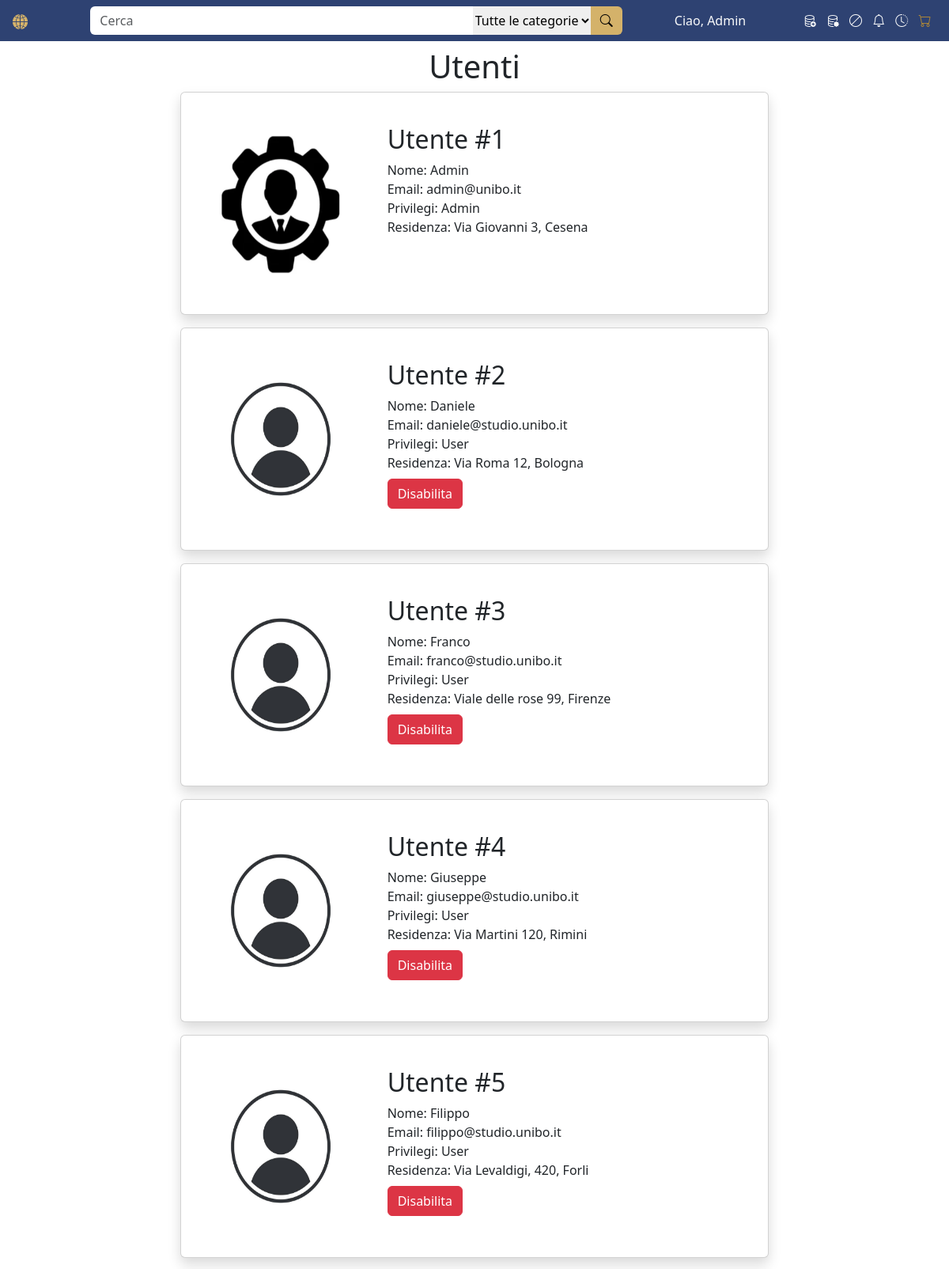
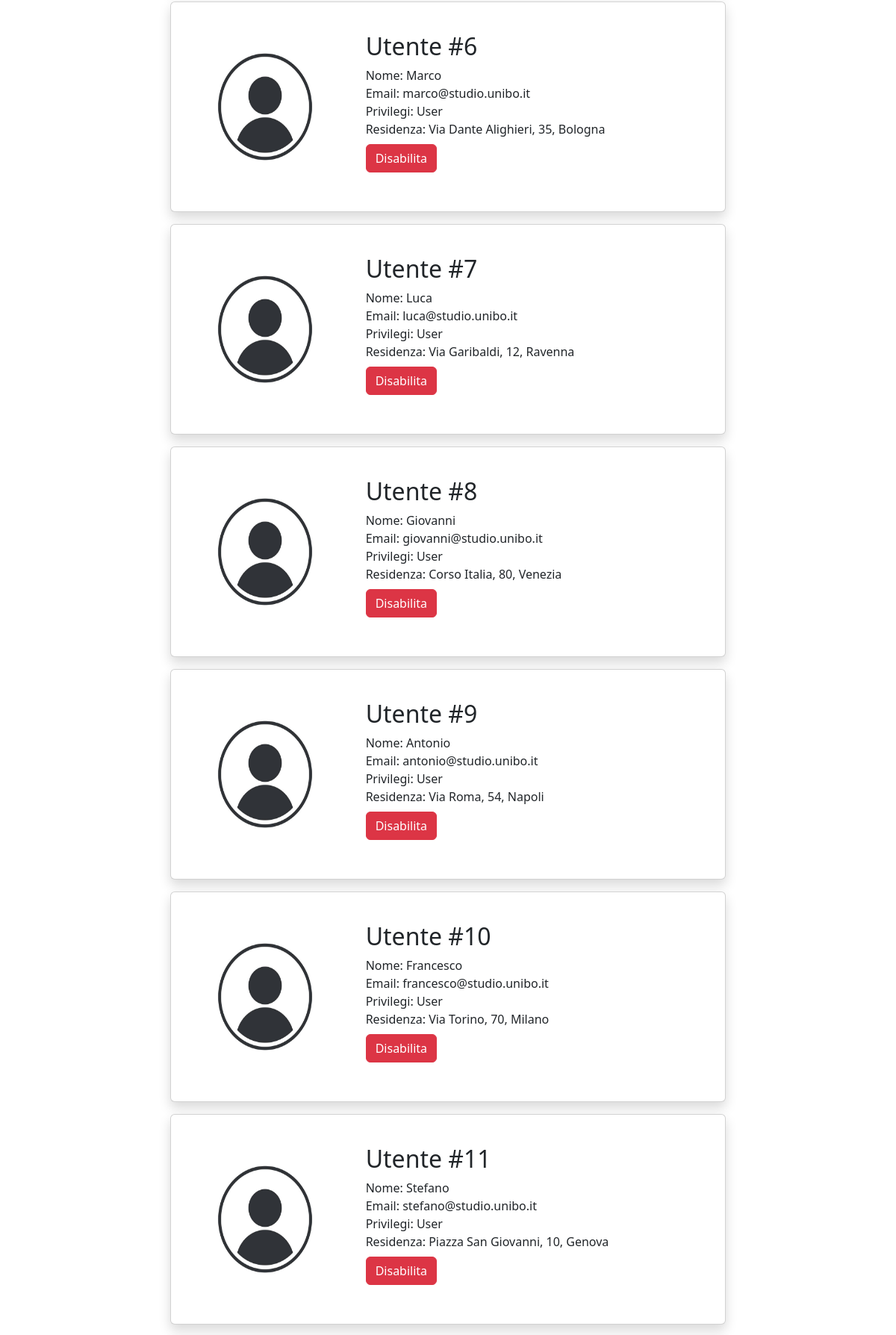
The app's page /utenti.php (signed in, upper part) with its own data (2 pictures, top to bottom).
### tables this page shows
create table UTENTE (
     codUtente int not null auto_increment,
     nomeUtente varchar(20) not null,
     password varchar(255) not null,
     email varchar(127) not null,
     privilegi char not null,
     indirizzo varchar(127) not null,
     disabilitato char not null default false,
     citta varchar(20) not null,
     constraint ID_UTENTE_ID primary key (codUtente),
     constraint ID_UTENTE_EMAIL unique (email));

### utenti.php (called while the page is built, shortened)
<?php
require_once("bootstrap.php");
$templateParams["nome"] = "template-utenti.php";
$templateParams["scripts"] = array("js/disable-user.js");
$templateParams["titolo"] = "Utenti";
$templateParams["utenti"] = $dbh->getAllUsers();
require("template/base.php");

### db/database.php (called while the page is built, shortened)
<?php
class DatabaseHelper
{
    private $db;
    public function __construct()
    {
        $this->db = new mysqli("localhost", "root", "", "twdatabase", 3306);
    }
    private function simpleQuery($query)
    {
        $stmt = $this->db->prepare($query);
        $stmt->execute();
        return $stmt->get_result()->fetch_all(MYSQLI_ASSOC);
    }
    private function parametrizedQuery($query, $types, &$var1, &...$vars)
    {
        $stmt = $this->db->prepare($query);
        $stmt->bind_param($types, $var1, ...$vars);
        $stmt->execute();
        return $stmt->get_result()->fetch_all(MYSQLI_ASSOC);
    }
    public function getAllUsers()
    {
        $query = 'SELECT *
                    FROM UTENTE
                    ORDER BY codUtente';
        return $this->simpleQuery($query);
    }
    public function getUserbyUserId($userId)
    {
        $query = "SELECT *
                    FROM UTENTE
                    WHERE codUtente = ?";
        return $this->parametrizedQuery($query, "i", $userId);
    }
}

### bootstrap.php (called while the page is built, shortened)
<?php
require_once("utils/functions.php");
require_once("db/database.php");
$dbh = new DatabaseHelper();

### template/template-utenti.php (the view, shortened to what this page needs)
<div class="mx-1 mx-md-4">
    <header class="row my-2">
        <div class="col-1"> </div>
        <h1 class="col-10 text-center my-0">
            Utenti
        </h1>
    </header>
    <div class="text-center text-md-start">
        <?php
        $items = array();
        if (isset($templateParams["utenti"])) {
            $items = $templateParams["utenti"];
        }
        for ($i = 0; $i < sizeof($items); $i++) {
            $item = $items[$i];
            $disabilitato = $item["disabilitato"];
            $privilegies = ($item["privilegi"]) ? "Admin" : "User";
            $img = getUserImage($item["privilegi"]);
        ?>
            <div class="row mb-3 align-items-center">
                <div class="col-12 col-md-8 mx-auto">
                    <div class="card shadow">
                        <div class="card-body">
                            <div class="row py-4">
                                <div class="col-md-4">
                                    <div class="row justify-content-center">
                                        <img class="img-fluid col-auto user-avatar-big-size" src="<?php echo $img ?>" alt="" />
                                    </div>
                                </div>
                                <div class="col-md-8">
                                    <div class="row">
                                        <h2>Utente #<?php echo $item["codUtente"] ?></h2>
                                    </div>
                                    <div class="row">
                                        <span>Nome: <?php echo $item["nomeUtente"] ?></span>
                                    </div>
                                    <div class="row">
                                        <span>Email: <?php echo $item["email"] ?></span>
                                    </div>
                                    <div class="row">
                                        <span>Privilegi: <?php echo $privilegies ?></span>
                                    </div>
                                    <div class="row">
                                        <span>Residenza: <?php echo $item["indirizzo"] ?>, <?php echo $item["citta"] ?></span>
                                    </div>
                                    <div class="row justify-content-md-start justify-content-center mt-2 ms-0">
                                        <?php if (!$disabilitato && getCurrentUserId() != $item["codUtente"]) { ?>
                                            <button class="btn btn-danger col-auto me-4 custom-remove-button" id="<?php echo $item["codUtente"] ?>">Disabilita</button>
                                        <?php } else if ($disabilitato) { ?>
                                            <button class="btn btn-danger col-auto me-4 custom-remove-button" id="<?php echo $item["codUtente"] ?>">Abilita</button>
                                        <?php } ?>
                                    </div>
                                </div>
                            </div>
                        </div>
                    </div>
                </div>
            </div>
        <?php } ?>
    </div>
</div>

### css/style.css (style rules this page uses)
.user-avatar-big-size { width: 200px; height: 200px; }

### records on screen
utente: shows a picture, codUtente "1", nomeUtente "Admin", email "admin@unibo.it", privilegi "Admin", indirizzo "Via Giovanni 3", citta "Cesena"
utente: codUtente "2", nomeUtente "Daniele", email "daniele@studio.unibo.it", privilegi "User", indirizzo "Via Roma 12", citta "Bologna"
utente: codUtente "3", nomeUtente "Franco", email "franco@studio.unibo.it", privilegi "User", indirizzo "Viale delle rose 99", citta "Firenze"
utente: codUtente "4", nomeUtente "Giuseppe", email "giuseppe@studio.unibo.it", privilegi "User", indirizzo "Via Martini 120", citta "Rimini"
utente: codUtente "5", nomeUtente "Filippo", email "filippo@studio.unibo.it", privilegi "User", indirizzo "Via Levaldigi, 420", citta "Forli"
utente: codUtente "6", nomeUtente "Marco", email "marco@studio.unibo.it", privilegi "User", indirizzo "Via Dante Alighieri, 35", citta "Bologna"
utente: codUtente "7", nomeUtente "Luca", email "luca@studio.unibo.it", privilegi "User", indirizzo "Via Garibaldi, 12", citta "Ravenna"
utente: codUtente "8", nomeUtente "Giovanni", email "giovanni@studio.unibo.it", privilegi "User", indirizzo "Corso Italia, 80", citta "Venezia"
utente: codUtente "9", nomeUtente "Antonio", email "antonio@studio.unibo.it", privilegi "User", indirizzo "Via Roma, 54", citta "Napoli"
utente: codUtente "10", nomeUtente "Francesco", email "francesco@studio.unibo.it", privilegi "User", indirizzo "Via Torino, 70", citta "Milano"
utente: codUtente "11", nomeUtente "Stefano", email "stefano@studio.unibo.it", privilegi "User", indirizzo "Piazza San Giovanni, 10", citta "Genova"

### other values on screen
getCurrentUserName() "Admin"
form field codCategoria "Tutte le categorie"
